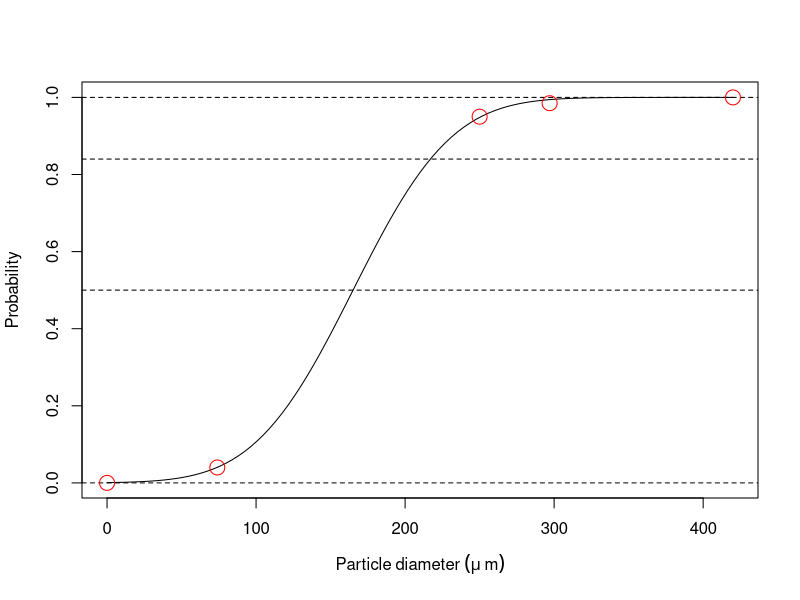
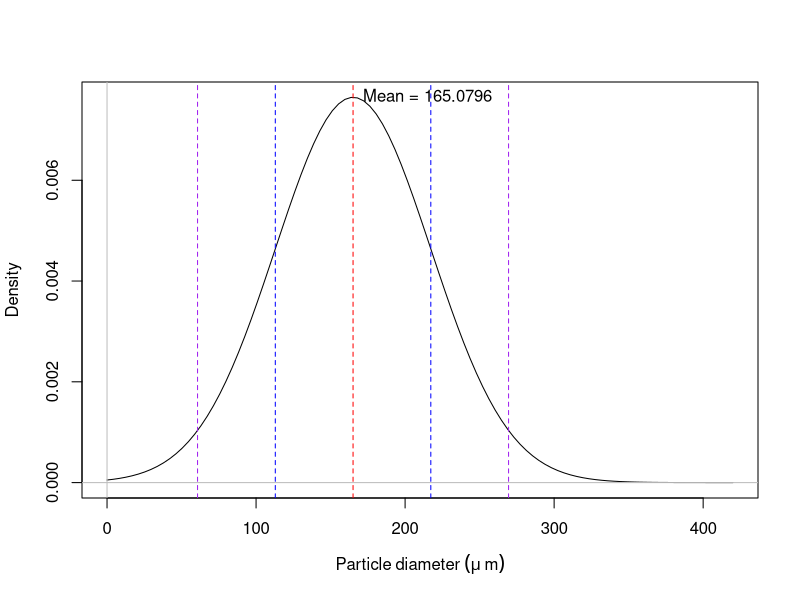

These figures' R source, in order:
#01 Parametric (Normal Distribution) Particle Size Estimation from Sieve Analysis
#This script fits a normal distribution CDF to sieve analysis data. In effect, it is a parametric estimate of particle size distribution.
library(magrittr)
library(dplyr)

#Input (information from Composition Materials Sieve Analysis)
size <- data.frame(microns=c(420, 297, 250, 74), passing=c(1, 0.985, 0.95, 0.04)) #for 60/200 walnut shell
#size <- data.frame(microns=c(595, 420, 149, 74), passing=c(1, 0.975, 0.06, 0.0075)) #for 40/100 walnut shell

#Setup
size <- rbind(size, c(0, 0))
x <- size$microns #assigning the columns of size to individual vectors
y <- size$passing
loss <- function(par, x) sum((pnorm(x, par[1], par[2])-y)^2) #defining a quadratic loss function

#Estimate some guesses
param_est <- function(pair_df) { #a function to estimate mean and standard deviation of normal distn given two points on the CDF
  pair <- pair_df$microns
  prob <- pair_df$passing
  sigma <- diff(pair)/diff(qnorm(prob))
  mu <- pair[1]-qnorm(prob[1])*sigma
  return(c(mu, sigma))
}
size_trunc <- filter(size, !(passing %in% c(0, 1))) #removing the 0 and 1 probability points because they are not well-defined
uniq <- combn(nrow(size_trunc), 2, simplify=FALSE) #all unique combinations of rows from edited data frame

estimates <- data.frame() #initializing a data frame to store parameter estimates for each pair
for (i in 1:length(uniq)) { #for loop to compute parameter estimates
  estimates <- size_trunc[uniq[[i]],] %>%
    param_est() %>%
    rbind(estimates)
}
names(estimates) <- c("mu", "sigma") #renaming columns with better names

out <- optim(mapply(median, estimates), loss, lower=floor(mapply(min, estimates)), upper=ceiling(mapply(max, estimates)), method="L-BFGS-B", x=x)$par
#optimize by minimizing the RSS using the initial values and bounds from the rough estimates

#Plot the CDF
plot_func <- function(x) pnorm(x, mean=out[1], sd=out[2]) #a function to plot the CDF
curve(plot_func, from=0, to=max(x), xlab=expression(Particle~diameter~(mu~m)), ylab="Probability") #plotting the analytical CDF
abline(h=c(0, 0.5, 0.84, 1), lty=2) #plotting horizontal lines marking 0, D50 (median), D84, and 1
points(size, col="red", cex=2) #plotting the sieve analysis data

#Plot the PDF
pdf_func <- function(x) dnorm(x, mean=out[1], sd=out[2]) #a function to plot the PDF
curve(pdf_func, from=0, to=max(x), xlab=expression(Particle~diameter~(mu~m)), ylab="Density") #plotting the analytical PDF
abline(v=out[1], col="red", lty=2) #plotting a vertical line for the mean
abline(h=0, v=0, col="gray") #plotting gray lines for the axes
abline(v=c(abs(diff(out)), sum(out)), col="blue", lty=2) #plotting the intervals within one standard deviation
abline(v=c(out[1]-2*out[2], out[1]+2*out[2]), col="purple", lty=2) #plotting the intervals within two standard deviations
text(x=out[1], y=pdf_func(out[1]), labels=paste0("Mean = ", round(out[1], 4)), pos=4) #plotting label for the mean

rss <- sum((y-plot_func(x))^2) #computing the residual sum of squares
tss <- sum((y-mean(y))^2) #computing the total sum of squares
rsq <- 1-(rss/tss) #computing the coeffcient of determination to assess model fit